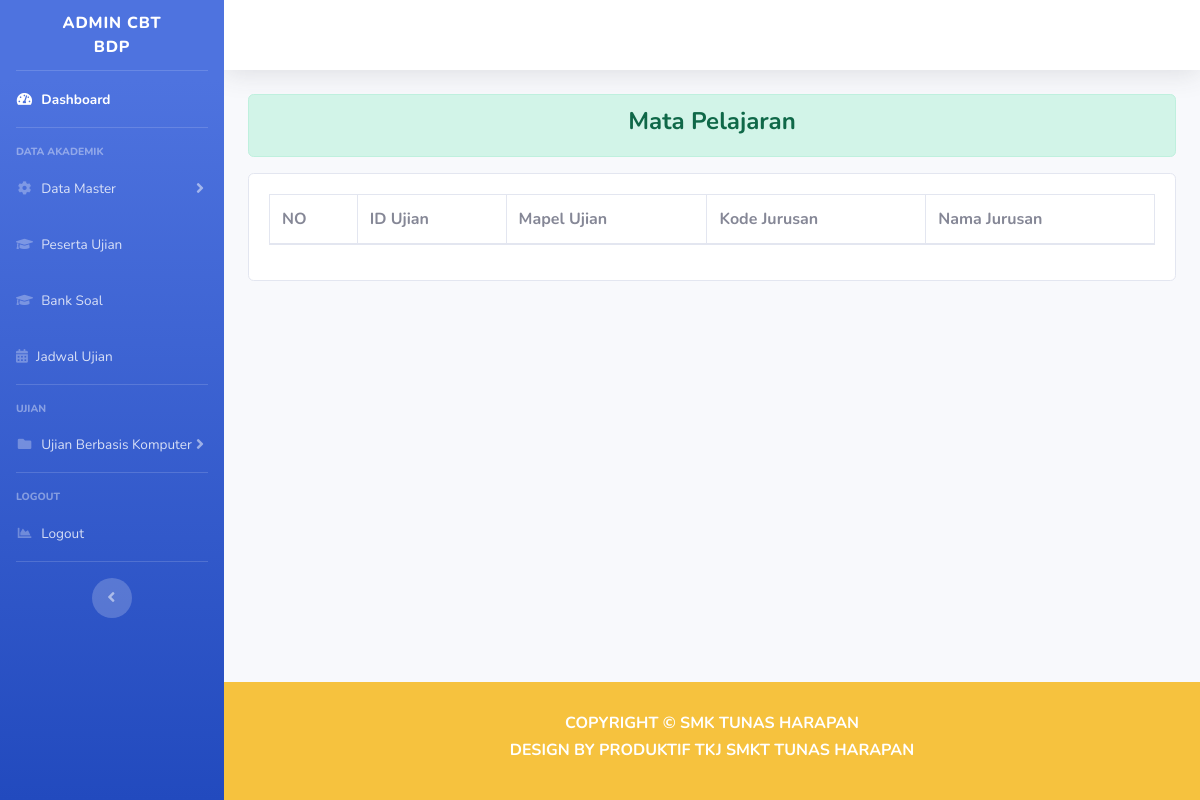
The page /index.php/dashboard_bdp/mata_pelajaran on the database as committed earlier.
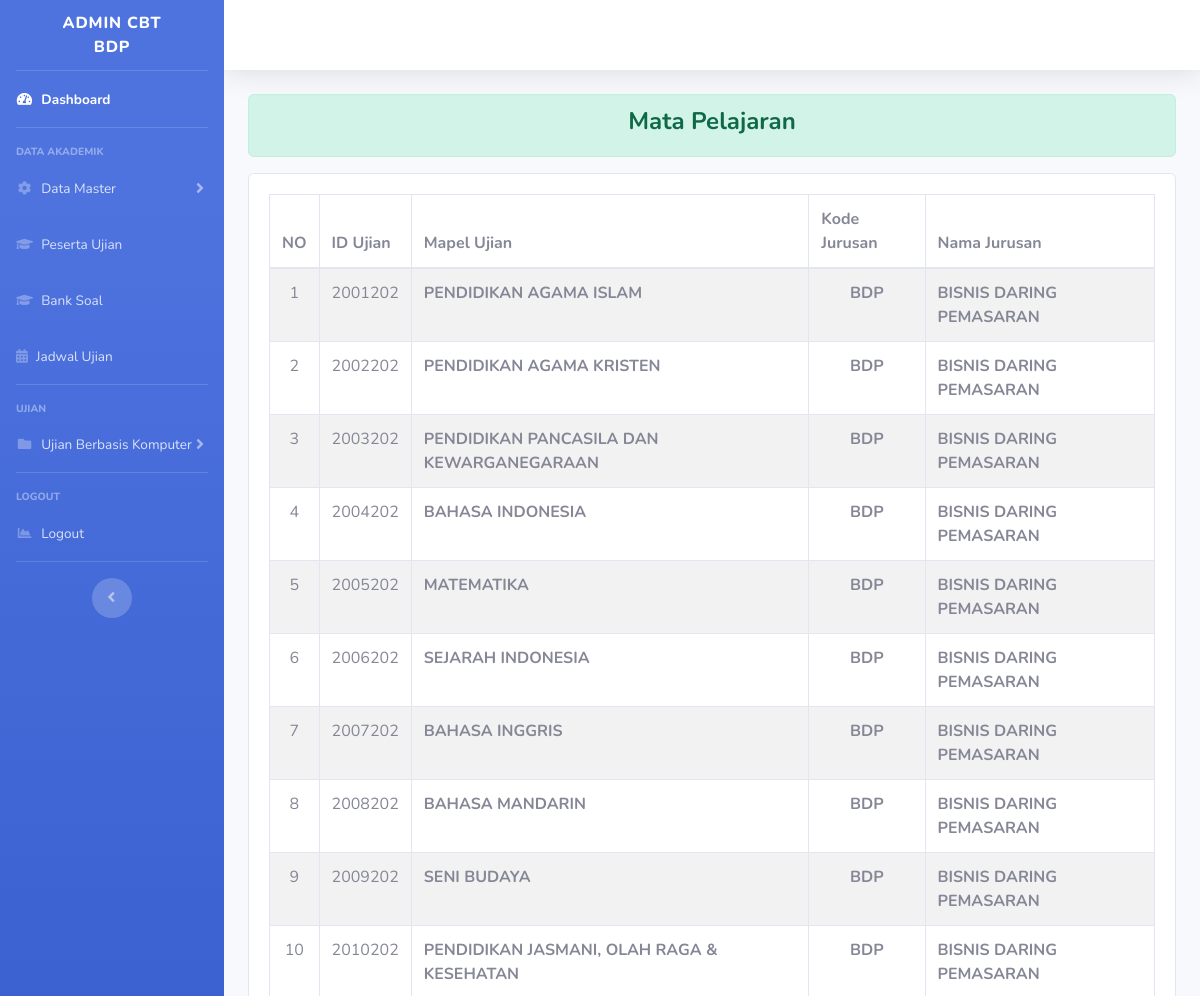
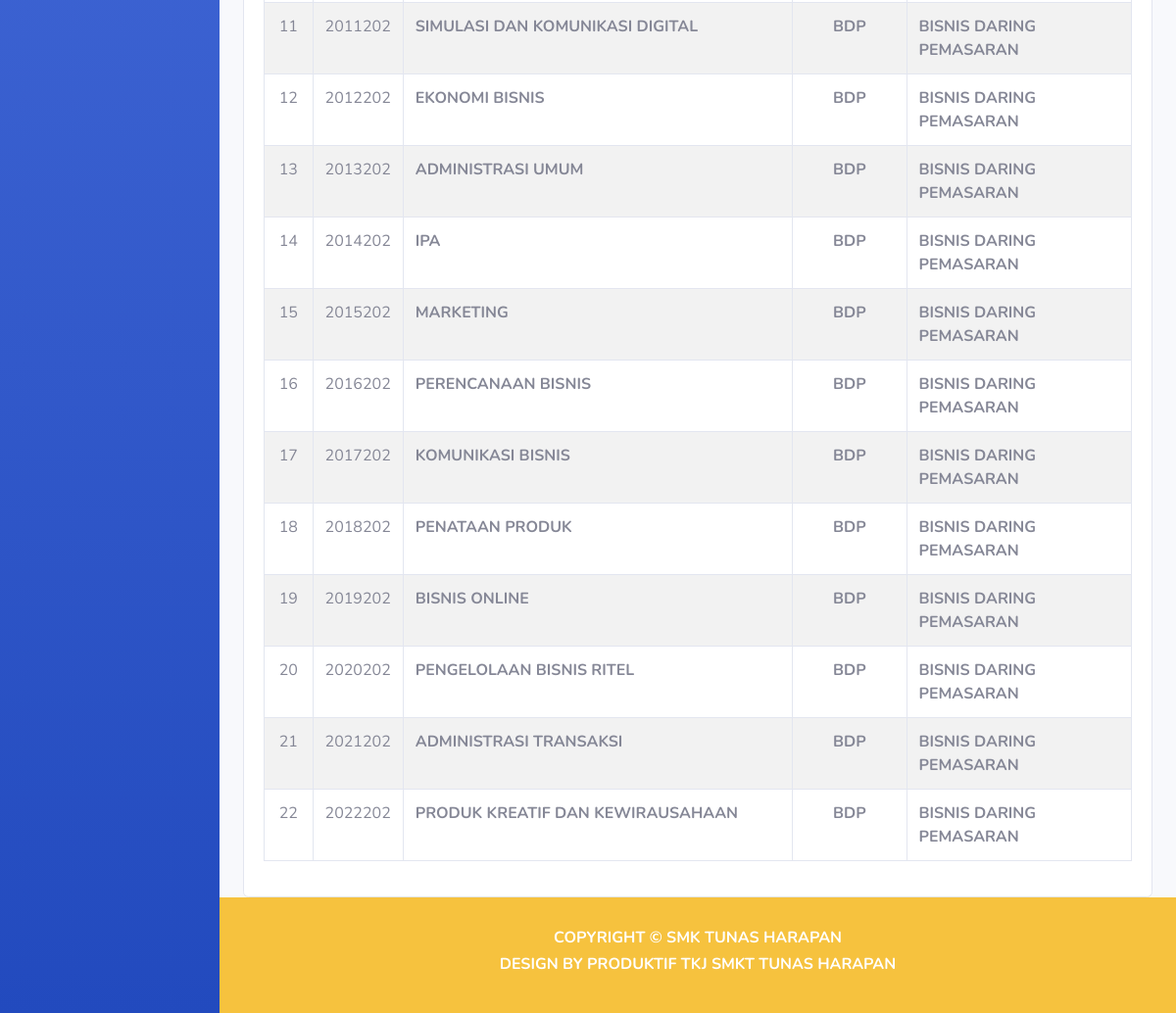
The same page on the database as committed later (2 pictures, top to bottom).
### tables this page shows
CREATE TABLE `a_mapel` (
  `id_mapel` int(18) NOT NULL,
  `nama_mapel` varchar(255) NOT NULL,
  `jurusan` varchar(16) NOT NULL
);

CREATE TABLE `a_jurusan` (
  `id` int(11) NOT NULL,
  `kode` varchar(8) NOT NULL,
  `jurusan` varchar(128) NOT NULL
);

### application/controllers/Dashboard_bdp.php (called while the page is built, shortened)
<?php
class Dashboard_bdp extends CI_Controller
{
    function __construct()
    {
        $this->load->model('Model_jurusan');
    }
    public function mata_pelajaran()
    {
        $isi['mapel'] = $this->Model_mapel->dataMapelBDP();
        $isi['content'] = 'BDP/tampilan_mata_pelajaran';
        $this->load->view('BDP/templates/header');
        $this->load->view('BDP/tampilan_dashboard', $isi);
        $this->load->view('BDP/templates/footer');
    }
}

### index.php (called while the page is built, shortened)
<?php
require_once BASEPATH.'core/CodeIgniter.php';

### application/models/Model_mapel.php (called while the page is built, shortened)
<?php
class Model_mapel extends CI_Model
{
    public function dataMapelBDP()
    {
        $sql = "SELECT a_mapel.*,a_jurusan.jurusan AS nama_jurusan FROM `a_mapel`
                INNER JOIN a_jurusan
                ON a_mapel.jurusan=a_jurusan.kode
                WHERE a_mapel.jurusan='BDP';";
        $query = $this->db->query($sql);
        return $query->result_array();
    }
}

### application/views/BDP/tampilan_mata_pelajaran.php (the view)
<div class="alert alert-success" role="alert">
    <h4 class="text-center font-weight-bold">Mata Pelajaran</h4>
</div>
<div class="row mt-2">
    <div class="col-md">
        <div class="card">
            <div class="card-body">
                <div class="table-responsive">
                    <table class="table table-striped table-bordered" id="dataTable" width="100%" cellspacing="0">
                        <thead>
                            <tr>
                                <th>NO</th>
                                <th>ID Ujian</th>
                                <th>Mapel Ujian</th>
                                <th>Kode Jurusan</th>
                                <th>Nama Jurusan</th>
                            </tr>
                        </thead>
                        <tbody>
                            <tr>
                                <?php
                                $no = 1;
                                foreach ($mapel as $row) {
                                ?>
                                    <td class="text-center"><?= $no++ ?></td>
                                    <td class="text-center"><?= $row['id_mapel'] ?></td>
                                    <td class="font-weight-bold "><?= $row['nama_mapel'] ?></td>
                                    <td class="font-weight-bold text-center"><?= $row['jurusan'] ?></td>
                                    <td class="font-weight-bold "><?= $row['nama_jurusan'] ?></td>
                            </tr>
                        <?php } ?>
                        </tbody>
                    </table>
                </div>
            </div>
        </div>
    </div>
</div>

Rows that differ between the two databases and show on the page:
added a_mapel: id_mapel "2001202", nama_mapel "PENDIDIKAN AGAMA ISLAM", jurusan "BDP", a_jurusan.jurusan "BISNIS DARING PEMASARAN"
added a_mapel: id_mapel "2002202", nama_mapel "PENDIDIKAN AGAMA KRISTEN", jurusan "BDP", a_jurusan.jurusan "BISNIS DARING PEMASARAN"
added a_mapel: id_mapel "2003202", nama_mapel "PENDIDIKAN PANCASILA DAN KEWARGANEGARAAN", jurusan "BDP", a_jurusan.jurusan "BISNIS DARING PEMASARAN"
added a_mapel: id_mapel "2004202", nama_mapel "BAHASA INDONESIA", jurusan "BDP", a_jurusan.jurusan "BISNIS DARING PEMASARAN"
added a_mapel: id_mapel "2005202", nama_mapel "MATEMATIKA", jurusan "BDP", a_jurusan.jurusan "BISNIS DARING PEMASARAN"
added a_mapel: id_mapel "2006202", nama_mapel "SEJARAH INDONESIA", jurusan "BDP", a_jurusan.jurusan "BISNIS DARING PEMASARAN"
added a_mapel: id_mapel "2007202", nama_mapel "BAHASA INGGRIS", jurusan "BDP", a_jurusan.jurusan "BISNIS DARING PEMASARAN"
added a_mapel: id_mapel "2008202", nama_mapel "BAHASA MANDARIN", jurusan "BDP", a_jurusan.jurusan "BISNIS DARING PEMASARAN"
added a_mapel: id_mapel "2009202", nama_mapel "SENI BUDAYA", jurusan "BDP", a_jurusan.jurusan "BISNIS DARING PEMASARAN"
added a_mapel: id_mapel "2010202", nama_mapel "PENDIDIKAN JASMANI, OLAH RAGA & KESEHATAN", jurusan "BDP", a_jurusan.jurusan "BISNIS DARING PEMASARAN"
added a_mapel: id_mapel "2011202", nama_mapel "SIMULASI DAN KOMUNIKASI DIGITAL", jurusan "BDP", a_jurusan.jurusan "BISNIS DARING PEMASARAN"
added a_mapel: id_mapel "2012202", nama_mapel "EKONOMI BISNIS", jurusan "BDP", a_jurusan.jurusan "BISNIS DARING PEMASARAN"
added a_mapel: id_mapel "2013202", nama_mapel "ADMINISTRASI UMUM", jurusan "BDP", a_jurusan.jurusan "BISNIS DARING PEMASARAN"
added a_mapel: id_mapel "2014202", nama_mapel "IPA", jurusan "BDP", a_jurusan.jurusan "BISNIS DARING PEMASARAN"
added a_mapel: id_mapel "2015202", nama_mapel "MARKETING", jurusan "BDP", a_jurusan.jurusan "BISNIS DARING PEMASARAN"
added a_mapel: id_mapel "2016202", nama_mapel "PERENCANAAN BISNIS", jurusan "BDP", a_jurusan.jurusan "BISNIS DARING PEMASARAN"
added a_mapel: id_mapel "2017202", nama_mapel "KOMUNIKASI BISNIS", jurusan "BDP", a_jurusan.jurusan "BISNIS DARING PEMASARAN"
added a_mapel: id_mapel "2018202", nama_mapel "PENATAAN PRODUK", jurusan "BDP", a_jurusan.jurusan "BISNIS DARING PEMASARAN"
added a_mapel: id_mapel "2019202", nama_mapel "BISNIS ONLINE", jurusan "BDP", a_jurusan.jurusan "BISNIS DARING PEMASARAN"
added a_mapel: id_mapel "2020202", nama_mapel "PENGELOLAAN BISNIS RITEL", jurusan "BDP", a_jurusan.jurusan "BISNIS DARING PEMASARAN"
added a_mapel: id_mapel "2021202", nama_mapel "ADMINISTRASI TRANSAKSI", jurusan "BDP", a_jurusan.jurusan "BISNIS DARING PEMASARAN"
added a_mapel: id_mapel "2022202", nama_mapel "PRODUK KREATIF DAN KEWIRAUSAHAAN", jurusan "BDP", a_jurusan.jurusan "BISNIS DARING PEMASARAN"
